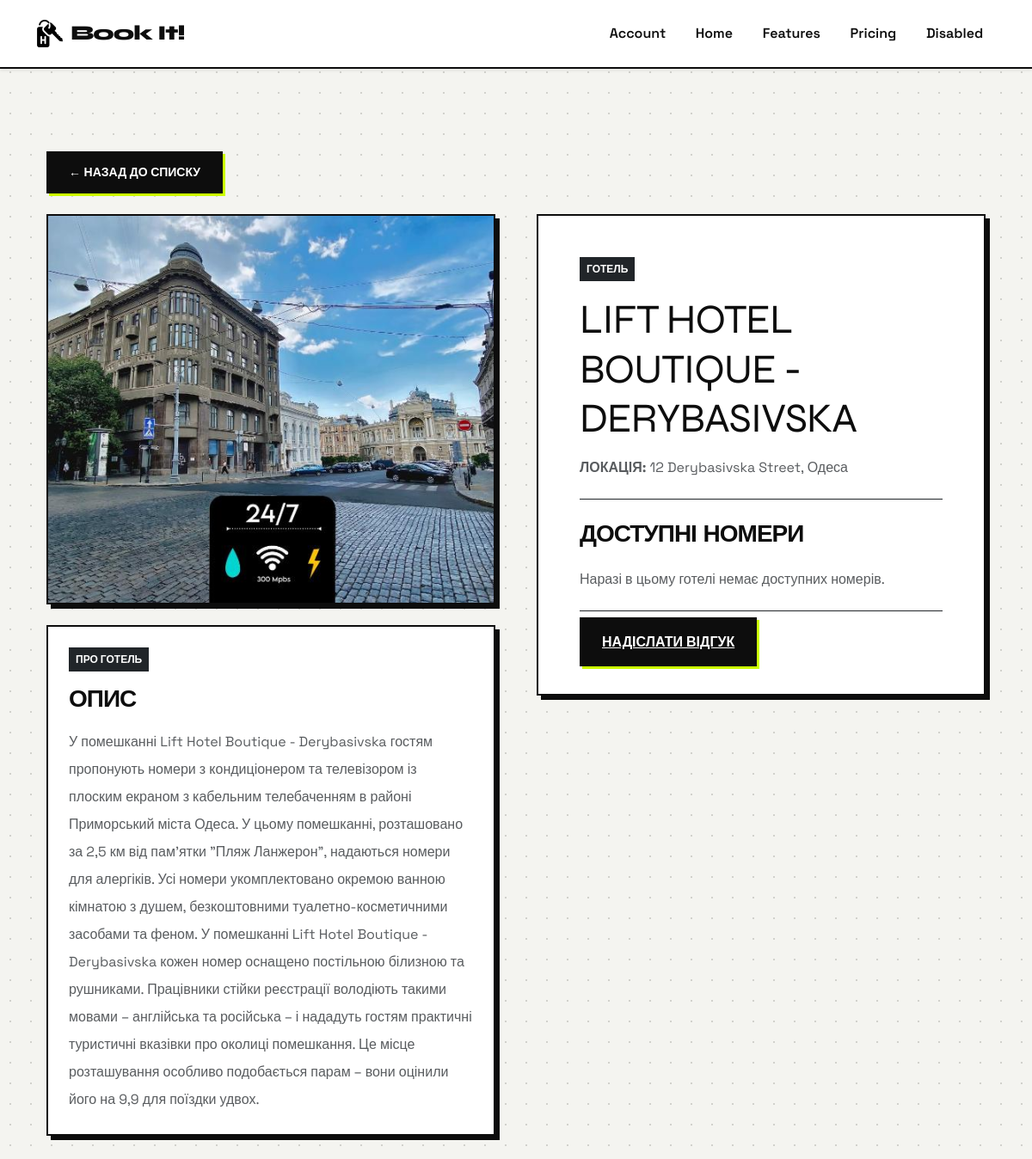
Page /hotel/2/ on the earlier database version.
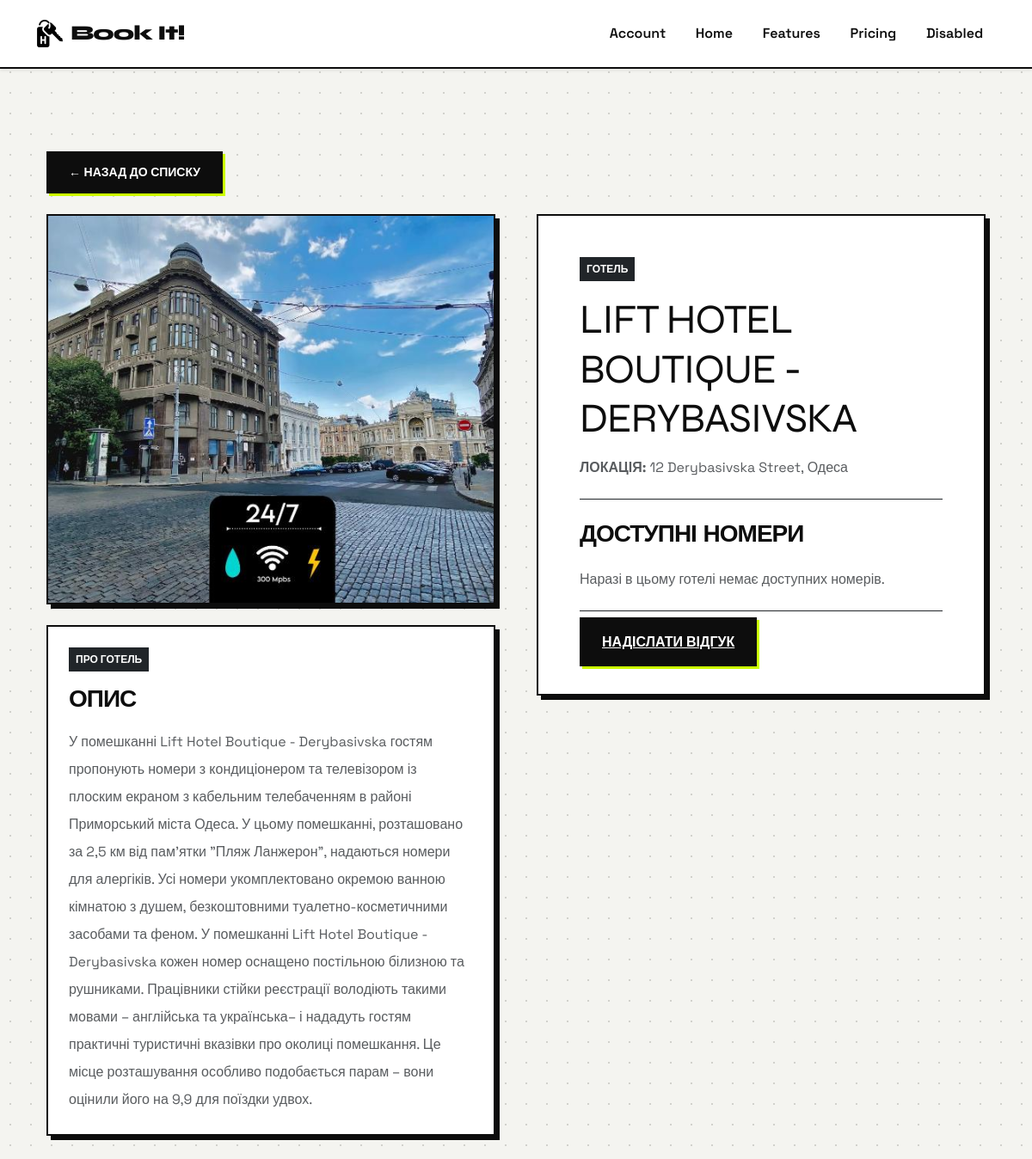
Same page on the later database version.
### booking_app/models.py (models this page shows, shortened)
class Hotel(models.Model):
    ROOM_TYPES = [
        ('standard', 'Standard'),
        ('deluxe', 'Deluxe'),
        ('suite', 'Suite'),
    ]
    hotel_name = models.CharField(max_length=200)
    hotel_address = models.CharField(max_length=200)
    room_type = models.CharField(max_length=20, choices=ROOM_TYPES, default='standard')
    rooms = models.IntegerField()
    price_per_night = models.DecimalField(max_digits=10, decimal_places=2)
    description = models.TextField()
    image = models.ImageField(upload_to='hotels/', null=True, blank=True)

### booking_app/views.py (the view)
# urls.py: path('hotel/<int:hotel_id>/', views.hotel_page, name='hotel_page'),
def hotel_page(request, hotel_id):
    hotel = Hotel.objects.get(id=hotel_id)
    rooms = Room.objects.filter(hotel=hotel)
    return render(request, 'hotel_page.html', {
        'hotel': hotel,
        'rooms': rooms,
        'today': datetime.date.today()
    })

### templates/hotel_page.html
{% extends 'base.html' %}
{% block content %}
<div class="container my-5">
    <div class="mb-4">
        <a href="{% url 'home' %}" class="btn btn-brutal btn-sm">
            ← НАЗАД ДО СПИСКУ
        </a>
    </div>
    <div class="row g-5 align-items-start">
        <div class="col-lg-6">
            <div class="hotel-card overflow-hidden">
                {% if hotel.image %}
                    <img src="{{ hotel.image.url }}"
                         class="w-100"
                         alt="{{ hotel.hotel_name }}"
                         style="height: 450px; object-fit: cover;">
                {% else %}
                    <div class="hotel-no-image">
                        NO IMAGE AVAILABLE
                    </div>
                {% endif %}
            </div>
            <div class="search-panel p-4 mt-4">
                <span class="badge bg-dark text-white p-2 mb-3 rounded-0">
                    ПРО ГОТЕЛЬ
                </span>
                <h3 class="mb-3">ОПИС</h3>
                <p class="text-muted lh-lg mb-0">
                    {{ hotel.description }}
                </p>
            </div>
        </div>
        <div class="col-lg-6">
            <div class="search-panel p-4 p-md-5">
                <span class="badge bg-dark text-white p-2 mb-3 rounded-0">
                    ГОТЕЛЬ
                </span>
                <h1 class="display-5 mb-3">
                    {{ hotel.hotel_name }}
                </h1>
                <p class="text-muted mb-4">
                    <strong>ЛОКАЦІЯ:</strong>
                    {{ hotel.hotel_address }}
                </p>
                <hr class="border-dark opacity-100 my-4">
                <h3 class="mb-4">ДОСТУПНІ НОМЕРИ</h3>
                {% for room in rooms %}
                    <a href="{% url 'room_page' room.id %}"
                       class="text-decoration-none text-dark">
                        <div class="hotel-card p-3 mb-4">
                            {% if room.image %}
                                <img src="{{ room.image.url }}"
                                     class="w-100"
                                     alt="{{ room.get_room_type_display }}"
                                     style="height: 220px; object-fit: cover;">
                            {% else %}
                                <div class="hotel-no-image">
                                    NO IMAGE AVAILABLE
                                </div>
                            {% endif %}
                            <h4 class="mt-3">
                                {{ room.get_room_type_display|upper }}
                            </h4>
                            <p class="mb-2">
                                ВІЛЬНО:
                                <strong>{{ room.rooms }}</strong>
                            </p>
                            <p class="fs-4 fw-bold mb-3">
                                ${{ room.price_per_night }} / НІЧ
                            </p>
                            <span class="btn-brutal d-block text-center py-2">
                                ПЕРЕГЛЯНУТИ НОМЕР ↗
                            </span>
                        </div>
                    </a>
                {% empty %}
                    <p class="text-muted">
                        Наразі в цьому готелі немає доступних номерів.
                    </p>
                {% endfor %}
                <hr class="border-dark opacity-100 my-4">
                <a href="{% url 'review' %}"
                   class="btn-brutal w-100 py-3 text-center">
                    НАДІСЛАТИ ВІДГУК
                </a>
            </div>
        </div>
    </div>
</div>
{% endblock %}

Differences in the rows shown:
changed Hotel "LIFT HOTEL BOUTIQUE - DERYBASIVSKA": description "…мовами – англійська та російська – і нададуть гостям практичні…" → "…мовами – англійська та українська– і нададуть гостям практичні…"
